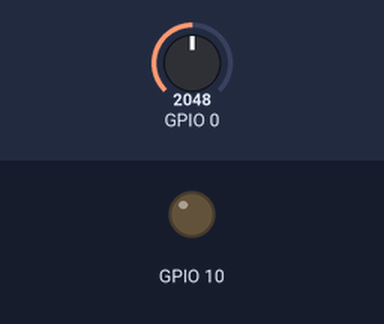
The sketch below on a simulated ESP32-C3. Parts: output pins drawn as LEDs (lit = HIGH). The inputs (shaded band) are chosen by the test bench; at power-on: GPIO 0 = 2048. WiFi joins after 1.5 s; servers stay silent unless stated.

Above: at 1.1 s.
At 2.1 s:
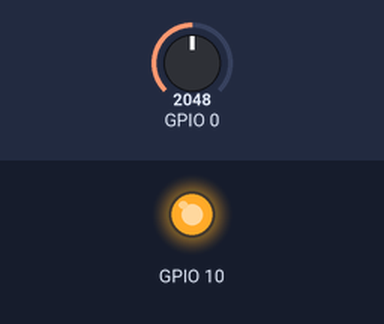
Timing chart, 0 to 3.6 s (numbered marks = the images above):
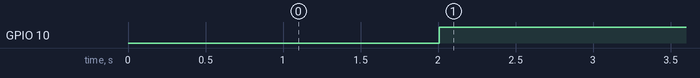

Measured:
- by itself, GPIO 10: LOW → HIGH at 2.0 s

The sketch:

plant_irrigatie_systeem.ino
```cpp
#include "arduino_secrets.h"
#include "thingProperties.h"

unsigned long previousMillis;
unsigned long sampleRate = 1000;

void setup()
{
  Serial.begin(115200);
  delay(1000);

  // fix for LOLIN C3 mini V1.0 tx power bug
  WiFi.begin();
  WiFi.setTxPower(WIFI_POWER_8_5dBm);


  initProperties();
  ArduinoCloud.begin(ArduinoIoTPreferredConnection);
  setDebugMessageLevel(4);
  ArduinoCloud.printDebugInfo();

  pinMode(10, OUTPUT);
  previousMillis = millis();
}

void loop()
{
  ArduinoCloud.update();

  if ((unsigned long)(millis() - previousMillis > sampleRate))
  {
    moisture = analogRead(A0);
    previousMillis = millis();
  }

  if (moisture < thresholdLow) pump = false;
  else if (moisture > thresholdHigh) pump = true;
  digitalWrite(10, pump);
}

void onThresholdLowChange() {
  // Do something
}

void onThresholdHighChange() {
  // Do something
}
```

arduino_secrets.h
```cpp
#define SECRET_SSID "telenet-6A302"
#define SECRET_OPTIONAL_PASS "N3p4GHNPH3Cw"
#define SECRET_DEVICE_KEY "WAKIAQQ50OX9DHBIFVL3"
```

thingProperties.h
```cpp
// Code generated by Arduino IoT Cloud, DO NOT EDIT.

#include <ArduinoIoTCloud.h>
#include <Arduino_ConnectionHandler.h>

const char DEVICE_LOGIN_NAME[]  = "313b9338-2754-47b0-a624-5b5f64061b81";

const char SSID[]               = SECRET_SSID;    // Network SSID (name)
const char PASS[]               = SECRET_OPTIONAL_PASS;    // Network password (use for WPA, or use as key for WEP)
const char DEVICE_KEY[]  = SECRET_DEVICE_KEY;    // Secret device password

void onThresholdLowChange();
void onThresholdHighChange();

int moisture;
int thresholdLow;
int thresholdHigh;
bool pump;

void initProperties(){

  ArduinoCloud.setBoardId(DEVICE_LOGIN_NAME);
  ArduinoCloud.setSecretDeviceKey(DEVICE_KEY);
  ArduinoCloud.addProperty(moisture, READ, ON_CHANGE, NULL, 5);
  ArduinoCloud.addProperty(thresholdLow, READWRITE, ON_CHANGE, onThresholdLowChange);
  ArduinoCloud.addProperty(thresholdHigh, READWRITE, ON_CHANGE, onThresholdHighChange);
  ArduinoCloud.addProperty(pump, READ, ON_CHANGE, NULL);

}

WiFiConnectionHandler ArduinoIoTPreferredConnection(SSID, PASS);
```
